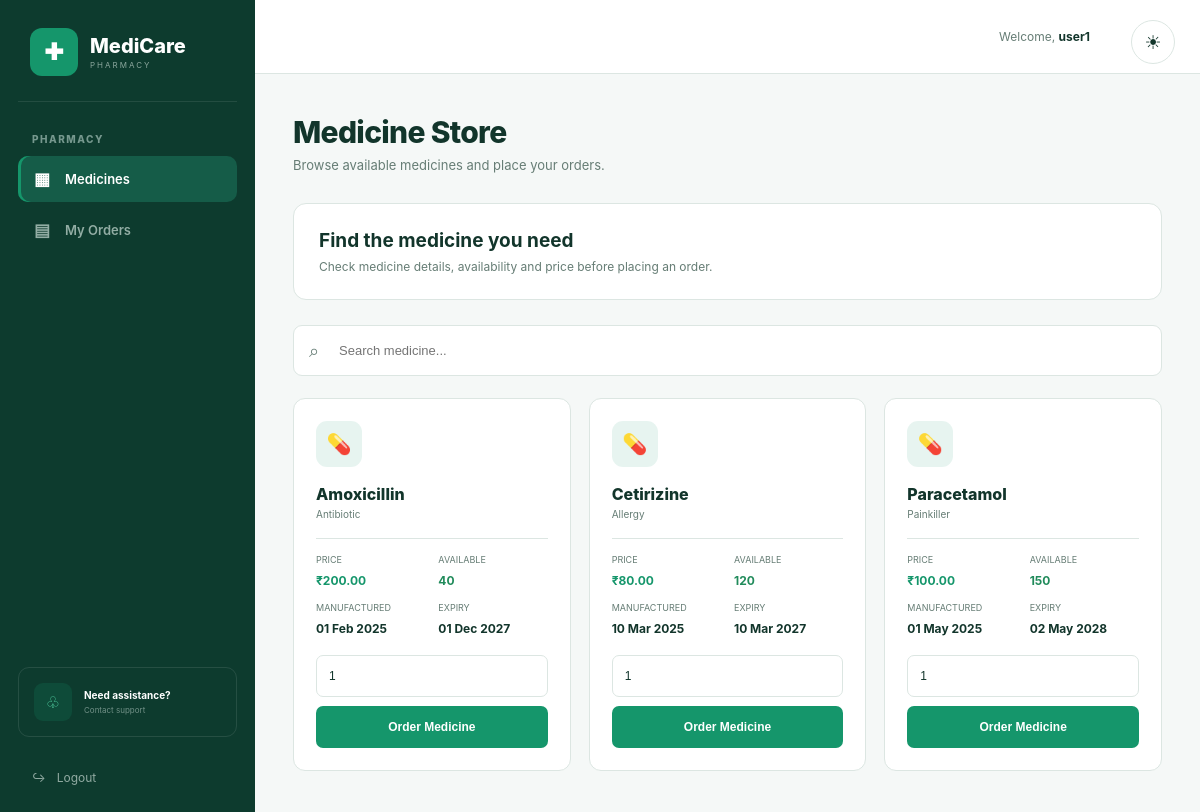
Screenshot of /user-dashboard/ (signed in) with the database file from the repository.
### pharmacy/models.py (models this page shows, shortened)
class Medicine(models.Model):
    name = models.CharField(max_length=100)
    category = models.CharField(max_length=100)
    manufacture_date = models.DateField()
    expiry_date = models.DateField()
    price = models.DecimalField(
        max_digits=10,
        decimal_places=2
    )
    count = models.PositiveIntegerField(default=0)

### pharmacy/views.py (the view)
def user_dashboard(request):
    if not request.user.is_authenticated:
        return redirect('login')
    if is_admin(request.user):
        return redirect('admin_dashboard')
    medicines = Medicine.objects.all().order_by('name')
    return render(
        request,
        'pharmacy/user_dashboard.html',
        {'medicines': medicines}
    )

### pharmacy/views.py (called while the page is built)
def is_admin(user):
    return user.is_authenticated and user.is_superuser

### pharmacy/templates/pharmacy/user_dashboard.html (shortened to what this page needs)
{% load static %}
<!DOCTYPE html>
<html lang="en">
<head>
</head>
<body>
<button
    type="button"
    id="themeToggle"
    class="theme-toggle"
    title="Switch to dark mode"
    aria-label="Switch theme"
>
    <span class="sun">
        ☀
    </span>
</button>
<div class="page">
    <aside class="sidebar">
        <div class="brand">
            <div class="brand-icon">
                ✚
            </div>
            <div class="brand-name">
                <strong>
                    MediCare
                </strong>
                <span>
                    PHARMACY
                </span>
            </div>
        </div>
        <div class="menu-title">
            PHARMACY
        </div>
        <nav class="menu">
            <a
                href="/user-dashboard/"
                class="menu-link active"
            >
                <span class="menu-icon">
                    ▦
                </span>
                <span>
                    Medicines
                </span>
            </a>
            <a
                href="/my-orders/"
                class="menu-link"
            >
                <span class="menu-icon">
                    ▤
                </span>
                <span>
                    My Orders
                </span>
            </a>
        </nav>
        <div class="sidebar-space"></div>
        <div class="support">
            <div class="support-icon">
                ♧
            </div>
            <div>
                <strong>
                    Need assistance?
                </strong>
                <span>
                    Contact support
                </span>
            </div>
        </div>
        <a
            href="/logout/"
            class="logout"
        >
            <span>
                ↪
            </span>
            <span>
                Logout
            </span>
        </a>
    </aside>
    <main class="main">
        <header class="topbar">
            <div class="welcome">
                Welcome,
                <strong>
                    {{ request.user.first_name|default:request.user.username }}
                </strong>
            </div>
        </header>
        <div class="content">
            <h1 class="page-title">
                Medicine Store
            </h1>
            <p class="page-description">
                Browse available medicines and place your orders.
            </p>
            <section class="welcome-box">
                <h2>
                    Find the medicine you need
                </h2>
                <p>
                    Check medicine details, availability and price before placing an order.
                </p>
            </section>
            <div class="toolbar">
                <div class="search-box">
                    <span>
                        ⌕
                    </span>
                    <input
                        type="text"
                        id="medicineSearch"
                        placeholder="Search medicine..."
                        autocomplete="off"
                    >
                </div>
            </div>
            <div
                class="medicine-grid"
                id="medicineGrid"
            >
                {% for medicine in medicines %}
                <article
                    class="medicine-card"
                    data-name="{{ medicine.name|lower }}"
                    data-category="{{ medicine.category|lower }}"
                >
                    <div class="medicine-icon">
                        💊
                    </div>
                    <div class="medicine-name">
                        {{ medicine.name }}
                    </div>
                    <div class="medicine-category">
                        {{ medicine.category }}
                    </div>
                    <div class="medicine-info">
                        <div>
                            <span class="info-label">
                                PRICE
                            </span>
                            <span class="info-value price">
                                ₹{{ medicine.price }}
                            </span>
                        </div>
                        <div>
                            <span class="info-label">
                                AVAILABLE
                            </span>
                            <span class="info-value stock">
                                {{ medicine.count }}
                            </span>
                        </div>
                        <div>
                            <span class="info-label">
                                MANUFACTURED
                            </span>
                            <span class="info-value">
                                {{ medicine.manufacture_date|date:"d M Y" }}
                            </span>
                        </div>
                        <div>
                            <span class="info-label">
                                EXPIRY
                            </span>
                            <span class="info-value">
                                {{ medicine.expiry_date|date:"d M Y" }}
                            </span>
                        </div>
                    </div>
                    {% if medicine.count > 0 %}
                    <div class="order-area">
                        <input
                            type="number"
                            class="order-input order-count"
                            min="1"
                            max="{{ medicine.count }}"
                            value="1"
                            data-id="{{ medicine.id }}"
                            placeholder="Count"
                        >
                        <button
                            type="button"
                            class="order-button"
                            data-id="{{ medicine.id }}"
                        >
                            Order Medicine
                        </button>
                    </div>
                    {% endif %}
                </article>
                {% endfor %}
            </div>
        </div>
    </main>
</div>
</body>
</html>

### rows the page displays
Medicine: name "Amoxicillin", category "Antibiotic", price "200.00", count "40", manufacture_date "01 Feb 2025", expiry_date "01 Dec 2027", id "1"
Medicine: name "Cetirizine", category "Allergy", price "80.00", count "120", manufacture_date "10 Mar 2025", expiry_date "10 Mar 2027"
Medicine: name "Paracetamol", category "Painkiller", price "100.00", count "150", manufacture_date "01 May 2025", expiry_date "02 May 2028"

### other values shown
{{ request.user.first_name|default:request.user.username }} "user1"
